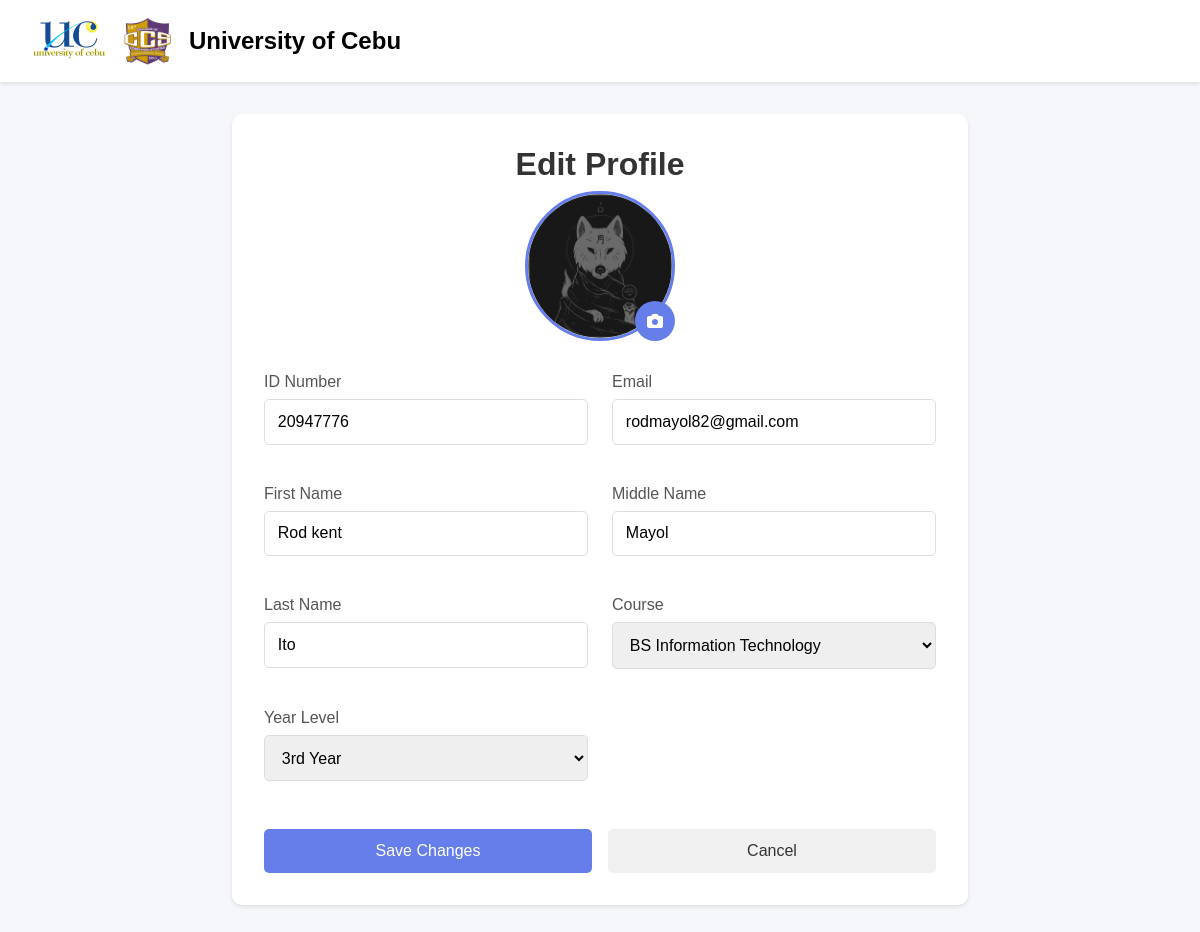
Screenshot of /profile (signed in) with the database file from the repository.
### models.py (models this page shows, shortened)
class User(db.Model):
    __tablename__ = 'users'
    id = db.Column(db.Integer, primary_key=True)
    id_number = db.Column(db.String(20), unique=True, nullable=False)
    email = db.Column(db.String(120), unique=True, nullable=False)
    first_name = db.Column(db.String(50), nullable=False)
    middle_name = db.Column(db.String(50))
    last_name = db.Column(db.String(50), nullable=False)
    course = db.Column(db.String(100), nullable=False)
    year_level = db.Column(db.String(20), nullable=False)
    password = db.Column(db.String(200), nullable=False)
    profile_image = db.Column(db.String(200))
    is_admin = db.Column(db.Boolean, default=False, nullable=False)
    is_active = db.Column(db.Boolean, default=True)
    remaining_sessions = db.Column(db.Integer, default=30)
    created_at = db.Column(db.DateTime, default=datetime.utcnow)
    updated_at = db.Column(db.DateTime, default=datetime.utcnow, onupdate=datetime.utcnow)
    sessions = db.relationship('Session', backref='user', lazy=True)
    reservations = db.relationship('Reservation', backref='user', lazy=True)
    feedback = db.relationship('Feedback', backref='user', lazy=True)

### app.py (the view, shortened to what this page needs)
@app.route('/profile', methods=['GET', 'POST'])
def profile():
    if 'user_id' not in session:
        return redirect(url_for('index'))
    user = User.query.filter_by(id_number=session['user_id']).first()
    return render_template('profile.html', user=user, courses=COURSES, year_levels=YEAR_LEVELS)

### templates/profile.html (shortened to what this page needs)
<!DOCTYPE html>
<html lang="en">
<head>
    <link rel="stylesheet" href="https://cdnjs.cloudflare.com/ajax/libs/font-awesome/6.0.0/css/all.min.css">
</head>
<body>
    <nav class="navbar">
        <div class="header-logo">
            <img src="static/uploads/uclogo.jpg" alt="UC Logo">
            <img src="{{ url_for('static', filename='uploads/ccs.png') }}" alt="ccsLogo" id="ccsLogo>
            <div class="header-title">
                <h1>University of Cebu</h1>
            </div>
    </nav>
    <div class="container">
        <div class="profile-card">
            <div class="profile-header">
                <h1>Edit Profile</h1>
                <div class="profile-image-container">
                    {% if user.profile_image %}
                        <img src="{{ url_for('static', filename='uploads/' + user.profile_image) }}" alt="Profile Image" class="profile-image">
                    {% else %}
                        <div class="profile-image-placeholder">
                            {{ user.first_name[0].upper() }}
                        </div>
                    {% endif %}
                    <label for="profile_image" class="image-upload-label">
                        <i class="fas fa-camera"></i>
                    </label>
                </div>
            </div>
            <form action="{{ url_for('profile') }}" method="POST" enctype="multipart/form-data">
                <div class="form-grid">
                    <div class="form-group">
                        <label for="id_number">ID Number</label>
                        <input type="text" id="id_number" value="{{ user.id_number }}" readonly>
                    </div>
                    <div class="form-group">
                        <label for="email">Email</label>
                        <input type="email" id="email" name="email" value="{{ user.email }}" required>
                    </div>
                    <div class="form-group">
                        <label for="first_name">First Name</label>
                        <input type="text" id="first_name" name="first_name" value="{{ user.first_name }}" required>
                    </div>
                    <div class="form-group">
                        <label for="middle_name">Middle Name</label>
                        <input type="text" id="middle_name" name="middle_name" value="{{ user.middle_name }}">
                    </div>
                    <div class="form-group">
                        <label for="last_name">Last Name</label>
                        <input type="text" id="last_name" name="last_name" value="{{ user.last_name }}" required>
                    </div>
                    <div class="form-group">
                        <label for="course">Course</label>
                        <select id="course" name="course" required>
                            {% for course in courses %}
                                <option value="{{ course }}" {% if course == user.course %}selected{% endif %}>{{ course }}</option>
                            {% endfor %}
                        </select>
                    </div>
                    <div class="form-group">
                        <label for="year_level">Year Level</label>
                        <select id="year_level" name="year_level" required>
                            {% for year in year_levels %}
                                <option value="{{ year }}" {% if year == user.year_level %}selected{% endif %}>{{ year }}</option>
                            {% endfor %}
                        </select>
                    </div>
                </div>
                <div class="button-group">
                    <button type="submit" class="save-btn">Save Changes</button>
                    <a href="{{ url_for('home') }}" class="cancel-btn">Cancel</a>
                </div>
            </form>
        </div>
    </div>
</body>
</html>

### templates/profile.html (style rules this page uses)
* { margin: 0; padding: 0; box-sizing: border-box; font-family: 'Arial', sans-serif; }
body { background: #f5f7fa; min-height: 100vh; }
.navbar { background: white; padding: 1rem 2rem; box-shadow: 0 2px 4px rgba(0, 0, 0, 0.1); display: flex; justify-content: space-between; align-items: center; }
.header-logo { display: flex; align-items: center; gap: 1rem; }
.header-logo img { height: 50px; }
.container { max-width: 800px; margin: 2rem auto; padding: 0 2rem; }
.profile-card { background: white; padding: 2rem; border-radius: 10px; box-shadow: 0 2px 4px rgba(0, 0, 0, 0.1); }
.profile-header { text-align: center; margin-bottom: 2rem; }
.profile-header h1 { color: #333; margin-bottom: 0.5rem; }
.profile-image-container { position: relative; width: 150px; height: 150px; margin: 0 auto 1rem; }
.profile-image { width: 100%; height: 100%; border-radius: 50%; object-fit: cover; border: 3px solid #667eea; }
.image-upload-label { position: absolute; bottom: 0; right: 0; background: #667eea; width: 40px; height: 40px; border-radius: 50%; display: flex; align-items: center; justify-content: center; cursor: pointer; color: white; transition: background 0.3s; }
.form-grid { display: grid; grid-template-columns: 1fr 1fr; gap: 1.5rem; }
.form-group { margin-bottom: 1rem; }
.form-group label { display: block; margin-bottom: 0.5rem; color: #555; font-weight: 500; }
.form-group input, .form-group select { width: 100%; padding: 0.8rem; border: 1px solid #ddd; border-radius: 5px; font-size: 1rem; transition: border-color 0.3s; }
.button-group { display: flex; gap: 1rem; margin-top: 2rem; }
.save-btn, .cancel-btn { padding: 0.8rem 2rem; border: none; border-radius: 5px; font-size: 1rem; cursor: pointer; transition: background 0.3s; text-decoration: none; text-align: center; }
.save-btn { background: #667eea; color: white; flex: 1; }
.cancel-btn { background: #f0f0f0; color: #333; flex: 1; }

### rows the page displays
User: profile_image (picture), id_number "20947776", email "rodmayol82@gmail.com", first_name "Rod kent", middle_name "Mayol", last_name "Ito", course "BS Information Technology", year_level "3rd Year"
